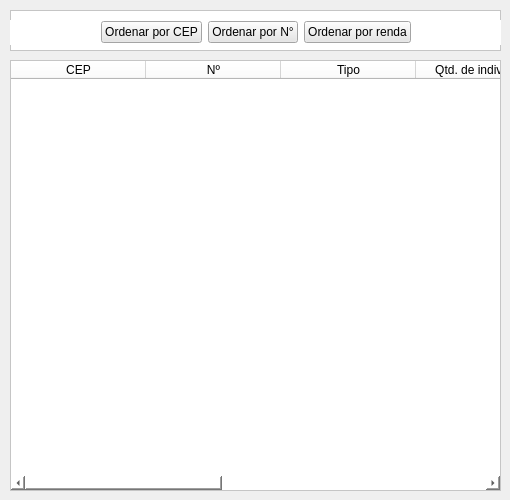
    <widget class="QWidget" name="tab">
     <attribute name="title">
      <string>Tabela de dados</string>
     </attribute>
     <widget class="QTableWidget" name="tw_tabela">
      <property name="enabled">
       <bool>true</bool>
      </property>
      <property name="geometry">
       <rect>
        <x>10</x>
        <y>60</y>
        <width>491</width>
        <height>431</height>
       </rect>
      </property>
      <property name="sizePolicy">
       <sizepolicy hsizetype="Expanding" vsizetype="Expanding">
        <horstretch>0</horstretch>
        <verstretch>0</verstretch>
       </sizepolicy>
      </property>
      <property name="maximumSize">
       <size>
        <width>531</width>
        <height>431</height>
       </size>
      </property>
      <property name="sizeIncrement">
       <size>
        <width>0</width>
        <height>0</height>
       </size>
      </property>
      <property name="palette">
       <palette>
        <active>
         <colorrole role="Button">
          <brush brushstyle="SolidPattern">
           <color alpha="255">
            <red>255</red>
            <green>255</green>
            <blue>255</blue>
           </color>
          </brush>
         </colorrole>
         <colorrole role="Base">
          <brush brushstyle="SolidPattern">
           <color alpha="255">
            <red>255</red>
            <green>255</green>
            <blue>255</blue>
           </color>
          </brush>
         </colorrole>
         <colorrole role="Window">
          <brush brushstyle="SolidPattern">
           <color alpha="255">
            <red>255</red>
            <green>255</green>
            <blue>255</blue>
           </color>
          </brush>
         </colorrole>
         <colorrole role="Highlight">
          <brush brushstyle="SolidPattern">
           <color alpha="179">
            <red>164</red>
            <green>187</green>
            <blue>222</blue>
           </color>
          </brush>
         </colorrole>
         <colorrole role="HighlightedText">
          <brush brushstyle="SolidPattern">
           <color alpha="179">
            <red>0</red>
            <green>0</green>
            <blue>0</blue>
           </color>
          </brush>
         </colorrole>
         <colorrole role="AlternateBase">
          <brush brushstyle="SolidPattern">
           <color alpha="255">
            <red>226</red>
            <green>226</green>
            <blue>226</blue>
           </color>
          </brush>
         </colorrole>
        </active>
        <inactive>
         <colorrole role="Button">
          <brush brushstyle="SolidPattern">
           <color alpha="255">
            <red>255</red>
            <green>255</green>
            <blue>255</blue>
           </color>
          </brush>
         </colorrole>
         <colorrole role="Base">
          <brush brushstyle="SolidPattern">
           <color alpha="255">
            <red>255</red>
            <green>255</green>
            <blue>255</blue>
           </color>
          </brush>
         </colorrole>
         <colorrole role="Window">
          <brush brushstyle="SolidPattern">
           <color alpha="255">
            <red>255</red>
            <green>255</green>
            <blue>255</blue>
           </color>
          </brush>
         </colorrole>
         <colorrole role="Highlight">
          <brush brushstyle="SolidPattern">
           <color alpha="179">
            <red>164</red>
            <green>187</green>
            <blue>222</blue>
           </color>
          </brush>
         </colorrole>
         <colorrole role="HighlightedText">
          <brush brushstyle="SolidPattern">
           <color alpha="179">
            <red>0</red>
            <green>0</green>
            <blue>0</blue>
           </color>
          </brush>
         </colorrole>
         <colorrole role="AlternateBase">
          <brush brushstyle="SolidPattern">
           <color alpha="255">
            <red>226</red>
            <green>226</green>
            <blue>226</blue>
           </color>
          </brush>
         </colorrole>
        </inactive>
        <disabled>
         <colorrole role="Button">
          <brush brushstyle="SolidPattern">
           <color alpha="255">
            <red>255</red>
            <green>255</green>
            <blue>255</blue>
           </color>
          </brush>
         </colorrole>
         <colorrole role="Base">
          <brush brushstyle="SolidPattern">
           <color alpha="255">
            <red>255</red>
            <green>255</green>
            <blue>255</blue>
           </color>
          </brush>
         </colorrole>
         <colorrole role="Window">
          <brush brushstyle="SolidPattern">
           <color alpha="255">
            <red>255</red>
            <green>255</green>
            <blue>255</blue>
           </color>
          </brush>
         </colorrole>
         <colorrole role="Highlight">
          <brush brushstyle="SolidPattern">
           <color alpha="179">
            <red>164</red>
            <green>187</green>
            <blue>222</blue>
           </color>
          </brush>
         </colorrole>
         <colorrole role="HighlightedText">
          <brush brushstyle="SolidPattern">
           <color alpha="179">
            <red>0</red>
            <green>0</green>
            <blue>0</blue>
           </color>
          </brush>
         </colorrole>
         <colorrole role="AlternateBase">
          <brush brushstyle="SolidPattern">
           <color alpha="255">
            <red>226</red>
            <green>226</green>
            <blue>226</blue>
           </color>
          </brush>
         </colorrole>
        </disabled>
       </palette>
      </property>
      <property name="autoFillBackground">
       <bool>false</bool>
      </property>
      <property name="styleSheet">
       <string notr="true">background-color: rgb(255, 255, 255);
alternate-background-color: rgb(226, 226, 226);</string>
      </property>
      <property name="sizeAdjustPolicy">
       <enum>QAbstractScrollArea::AdjustIgnored</enum>
      </property>
      <property name="alternatingRowColors">
       <bool>true</bool>
      </property>
      <property name="showGrid">
       <bool>false</bool>
      </property>
      <attribute name="horizontalHeaderCascadingSectionResizes">
       <bool>true</bool>
      </attribute>
      <attribute name="horizontalHeaderDefaultSectionSize">
       <number>135</number>
      </attribute>
      <attribute name="horizontalHeaderStretchLastSection">
       <bool>true</bool>
      </attribute>
      <attribute name="verticalHeaderCascadingSectionResizes">
       <bool>false</bool>
      </attribute>
      <attribute name="verticalHeaderStretchLastSection">
       <bool>false</bool>
      </attribute>
      <column>
       <property name="text">
        <string>CEP</string>
       </property>
       <property name="textAlignment">
        <set>AlignCenter</set>
       </property>
      </column>
      <column>
       <property name="text">
        <string>Nº</string>
       </property>
       <property name="textAlignment">
        <set>AlignCenter</set>
       </property>
      </column>
      <column>
       <property name="text">
        <string>Tipo</string>
       </property>
       <property name="textAlignment">
        <set>AlignCenter</set>
       </property>
      </column>
      <column>
       <property name="text">
        <string>Qtd. de indivíduos</string>
       </property>
       <property name="textAlignment">
        <set>AlignCenter</set>
       </property>
      </column>
      <column>
       <property name="text">
        <string>Densidade populacional</string>
       </property>
       <property name="textAlignment">
        <set>AlignCenter</set>
       </property>
      </column>
      <column>
       <property name="text">
        <string>Renda familiar</string>
       </property>
       <property name="textAlignment">
        <set>AlignCenter</set>
       </property>
      </column>
      <column>
       <property name="text">
        <string>Nível Social</string>
       </property>
       <property name="textAlignment">
        <set>AlignCenter</set>
       </property>
      </column>
     </widget>
     <widget class="QFrame" name="frame_5">
      <property name="geometry">
       <rect>
        <x>10</x>
        <y>10</y>
        <width>491</width>
        <height>41</height>
       </rect>
      </property>
      <property name="styleSheet">
       <string notr="true">background-color: rgb(255, 255, 255);</string>
      </property>
      <property name="frameShape">
       <enum>QFrame::StyledPanel</enum>
      </property>
      <property name="frameShadow">
       <enum>QFrame::Raised</enum>
      </property>
      <widget class="QWidget" name="">
       <property name="geometry">
        <rect>
         <x>0</x>
         <y>10</y>
         <width>491</width>
         <height>25</height>
        </rect>
       </property>
       <layout class="QHBoxLayout" name="horizontalLayout_19">
        <item>
         <spacer name="horizontalSpacer">
          <property name="orientation">
           <enum>Qt::Horizontal</enum>
          </property>
          <property name="sizeHint" stdset="0">
           <size>
            <width>40</width>
            <height>20</height>
           </size>
          </property>
         </spacer>
        </item>
        <item>
         <widget class="QPushButton" name="btn_ordenarCEP">
          <property name="styleSheet">
           <string notr="true">background-color: rgb(230, 230, 230);</string>
          </property>
          <property name="text">
           <string>Ordenar por CEP</string>
          </property>
         </widget>
        </item>
        <item>
         <widget class="QPushButton" name="btn_ordenarNUM">
          <property name="styleSheet">
           <string notr="true">background-color: rgb(230, 230, 230);</string>
          </property>
          <property name="text">
           <string>Ordenar por N°</string>
          </property>
         </widget>
        </item>
        <item>
         <widget class="QPushButton" name="btn_ordenarRENDA">
          <property name="styleSheet">
           <string notr="true">background-color: rgb(230, 230, 230);</string>
          </property>
          <property name="text">
           <string>Ordenar por renda</string>
          </property>
         </widget>
        </item>
        <item>
         <spacer name="horizontalSpacer_2">
          <property name="orientation">
           <enum>Qt::Horizontal</enum>
          </property>
          <property name="sizeHint" stdset="0">
           <size>
            <width>40</width>
            <height>20</height>
           </size>
          </property>
         </spacer>
        </item>
       </layout>
      </widget>
     </widget>
    </widget>
